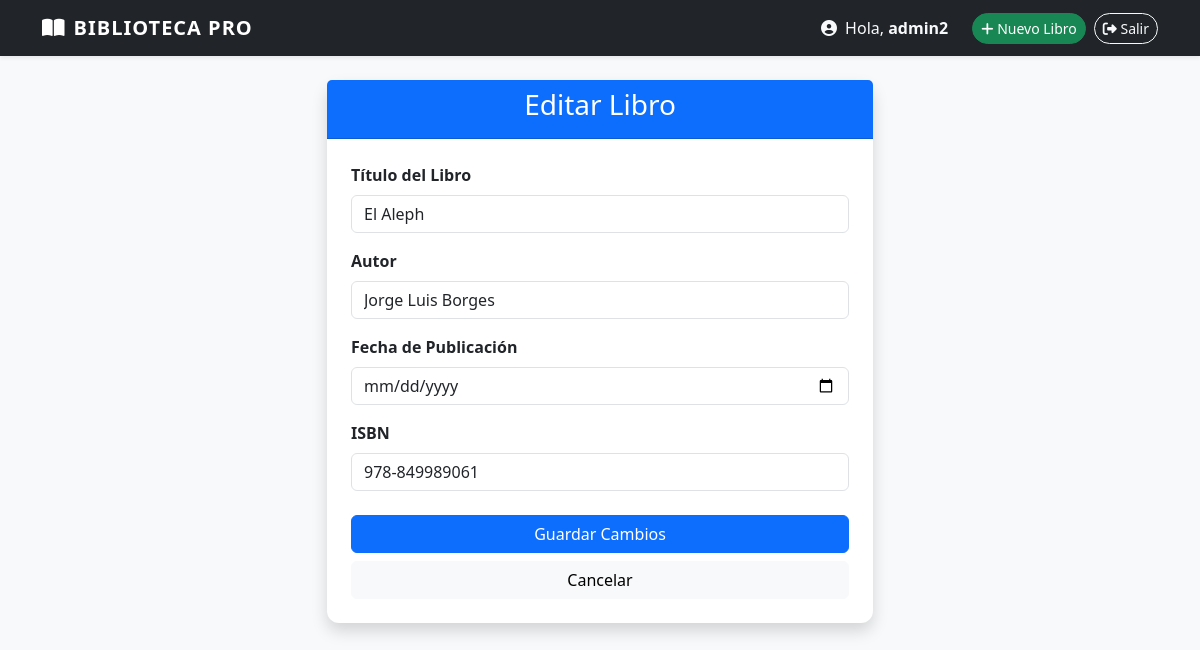
/libros/editar/3/ (signed in), run on the app's committed database.
### libros/models.py (models this page shows, shortened)
class Libro(models.Model):
    titulo = models.CharField(max_length=200, verbose_name="Título del Libro")
    autor = models.CharField(max_length=100, verbose_name="Autor")
    fecha_publicacion = models.DateField(verbose_name="Fecha de Publicación")
    isbn = models.CharField(max_length=13, unique=True, verbose_name="ISBN")
    class Meta:
        ordering = ['-fecha_publicacion']

### libros/views.py (the view)
# urls.py: path('editar/<int:id>/', views.editar_libro, name='editar_libro'),
@login_required
def editar_libro(request, id):
    libro = get_object_or_404(Libro, id=id)
    if request.method == 'POST':
        form = LibroForm(request.POST, instance=libro)
        if form.is_valid():
            form.save()
            messages.info(request, 'El libro ha sido actualizado.')
            return redirect('listar_libros')
    else:
        form = LibroForm(instance=libro)
    return render(request, 'libros/formulario_libro.html', {'form': form, 'accion': 'Editar'})

### libros/forms.py
class LibroForm(forms.ModelForm):
    class Meta:
        model = Libro
        fields = ['titulo', 'autor', 'fecha_publicacion', 'isbn']
        widgets = {
            'fecha_publicacion': forms.DateInput(attrs={'type': 'date'}),
        }

### libros/templates/libros/formulario_libro.html (shortened to what this page needs)
{% extends 'libros/base.html' %}
{% block content %}
<div class="row justify-content-center">
    <div class="col-md-6">
        <div class="card shadow">
            <div class="card-header bg-primary text-white text-center">
                <h3>{{ accion }} Libro</h3>
            </div>
            <div class="card-body p-4">
                <form method="POST">
                    {% for field in form %}
                        <div class="mb-3">
                            <label class="form-label fw-bold">{{ field.label }}</label>
                            {{ field }}
                        </div>
                    {% endfor %}
                    <div class="d-grid gap-2 mt-4">
                        <button type="submit" class="btn btn-primary">Guardar Cambios</button>
                        <a href="{% url 'listar_libros' %}" class="btn btn-light">Cancelar</a>
                    </div>
                </form>
            </div>
        </div>
    </div>
</div>
{% endblock %}

### libros/templates/libros/base.html (shortened to what this page needs)
<!DOCTYPE html>
<html lang="es">
<head>
    <link href="https://cdn.jsdelivr.net/npm/bootstrap@5.3.8/dist/css/bootstrap.min.css" rel="stylesheet">
    <link rel="stylesheet" href="https://cdnjs.cloudflare.com/ajax/libs/font-awesome/6.4.0/css/all.min.css">
</head>
<body>
    <nav class="navbar navbar-expand-lg navbar-dark bg-dark shadow-sm mb-4">
        <div class="container">
            <a class="navbar-brand" href="{% url 'listar_libros' %}">
                <i class="fas fa-book-open me-2"></i>BIBLIOTECA PRO
            </a>
            <div class="collapse navbar-collapse" id="navbarNav">
                <ul class="navbar-nav ms-auto align-items-center">
                    {% if user.is_authenticated %}
                        <li class="nav-item">
                            <span class="nav-link text-light me-3">
                                <i class="fas fa-user-circle me-1"></i> Hola, <strong>{{ user.username }}</strong>
                            </span>
                        </li>
                        <li class="nav-item">
                            <a href="{% url 'crear_libro' %}" class="btn btn-success btn-sm btn-rounded me-2">
                                <i class="fas fa-plus"></i> Nuevo Libro
                            </a>
                        </li>
                        <li class="nav-item">
                            <form action="{% url 'admin:logout' %}" method="post" class="d-inline">
                                <button type="submit" class="btn btn-outline-light btn-sm btn-rounded">
                                    <i class="fas fa-sign-out-alt"></i> Salir
                                </button>
                            </form>
                        </li>
                    {% endif %}
                </ul>
            </div>
        </div>
    </nav>
    <div class="container">
        {% block content %}{% endblock %}
    </div>
</body>
</html>

### libros/templates/libros/base.html (style rules this page uses)
body { background-color: #f8f9fa; font-family: 'Segoe UI', Tahoma, Geneva, Verdana, sans-serif; }
.navbar-brand { font-weight: bold; letter-spacing: 1px; }
.card { border: none; transition: transform 0.2s; border-radius: 12px; }
.btn-rounded { border-radius: 20px; }

### data on the page
Libro: form "El Aleph" "Jorge Luis Borges" "978-849989061"

### other printed values
{{ user.username }} "admin2"
{{ accion }} "Editar"
{{ field.label }} "Título del Libro" "Autor" "Fecha de Publicación" "ISBN"
